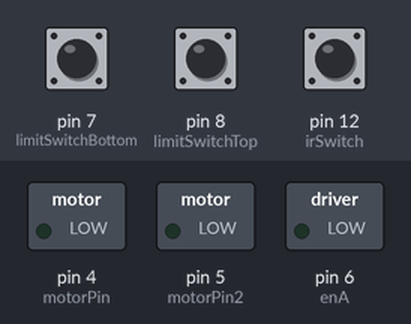
A sketch run on a simulated Arduino Uno, built with avr-gcc and run on an emulated ATmega328P. On the bench: switched loads named in the sketch (green lamp = pin HIGH). Inputs (shaded band) come from the test bench; at power-on: pin 12 (irSwitch) HIGH, pin 8 (limitSwitchTop) LOW, pin 7 (limitSwitchBottom) LOW.

Above: at 1.2 s.
1.3 s: pin 12 (irSwitch) driven LOW
At 2.0 s:
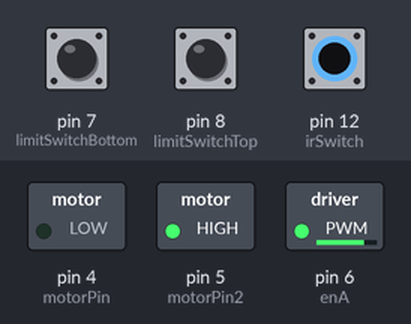
2.9 s: pin 8 (limitSwitchTop) pulled HIGH for 0.15 s
At 3.2 s:
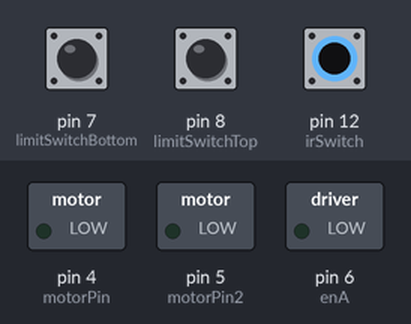
4.5 s: pin 12 (irSwitch) pulsed HIGH 2 times (0.12 s each, 0.3 s apart)
At 5.8 s:
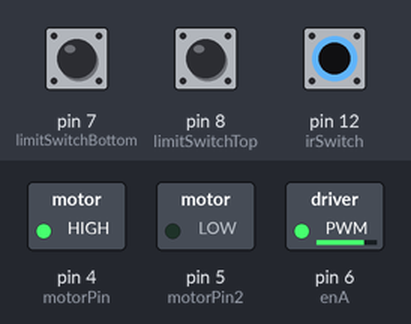
6.6 s: pin 7 (limitSwitchBottom) pulled HIGH for 0.15 s
At 7.2 s:
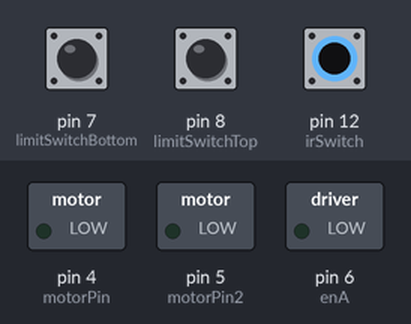
Timing chart, 0 to 9.2 s (numbered marks = the images above; inputs shaded):
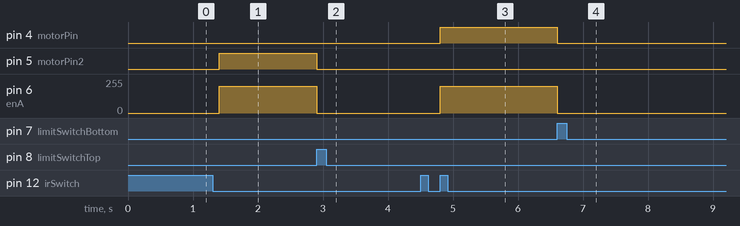

The sketch:

lift_code_2021_v5.0.ino
```cpp
// constants won't change. They're used here to set pin numbers:
const int irSwitch = 12;     // the number of the pushbutton pin
const int limitSwitchTop = 8;     // the number of the pushbutton pin
const int limitSwitchBottom = 7;     // the number of the pushbutton pin
const int motorPin =  4;      // the number of the LED pin
const int motorPin2 =  5;      // the number of the LED pin
int enA = 6;

// variables will change:
boolean buttonState = 0;        // variable for reading the pushbutton status
boolean buttonState2 = 0;       // variable for reading the pushbutton status
boolean buttonState3 = 0;       // variable for reading the pushbutton status
bool initial_state_of_lift = 0 ; //this is the very initail state of
                                // lift. flase for inital state is down
                                // true if initail state is up.
/**
    setup inputs for switches and outs for motor pins
    serial begin to read the switches to test for errors
*/
void setup() {
  // initialize the pin as an inputs:
  pinMode(motorPin, OUTPUT);
  pinMode(motorPin2, OUTPUT);
  pinMode(enA, OUTPUT);
  pinMode(irSwitch, INPUT);
  pinMode(limitSwitchTop, INPUT);
  pinMode(limitSwitchBottom, INPUT);
  Serial.begin(9600);
}

void loop() {
  // read the state of the pushbutton value:
/*  buttonState = digitalRead(irSwitch);
  buttonState2 = digitalRead(limitSwitchTop);
  buttonState3 = digitalRead(limitSwitchBottom);

  while (buttonState == LOW)
    {Serial.println("Triggered lift up");
  liftUp();
  delay(100);}
  if (buttonState2 == HIGH)
  {
    liftStop();
    Serial.println("lift stop");
  }
  while (buttonState == HIGH)
    {delay(100);
  liftDown();
  delay(100);}
  Serial.println("lift down");
  if (buttonState3 == HIGH)
  {
    liftStop();
    Serial.println("lift stop");

  }
  */

  if  (!initial_state_of_lift)  // if the lift is down then these
       {                         // action has to be taken
        ir_read_false();
        ir_read_true();

        while  (!digitalRead (limitSwitchTop)){
          delay (100);
          liftUp();
        }
        liftStop();
        initial_state_of_lift = true; // the lift is now reached
                                      // on top. so now we have to quit from this case
       }
  else{
        ir_read_false();
        ir_read_true();

        while  (!digitalRead (limitSwitchBottom)){
          delay (100);
          liftDown();
        }
        liftStop();
        initial_state_of_lift = false; // the lift is now reached

       }
}


  void liftUp() {
    // turn motor foward:
    digitalWrite(motorPin, LOW);
    digitalWrite(motorPin2, HIGH);
    analogWrite(enA, 200);
  }

  void liftDown() {
    // turn motor in other direction:
    digitalWrite(motorPin, HIGH);
    digitalWrite(motorPin2, LOW);
    analogWrite(enA, 200);
  }

  void liftStop() {
    // stop motor:
    digitalWrite(motorPin, LOW);
    digitalWrite(motorPin2, LOW);
    analogWrite(enA, 0);
  }

void ir_read_true (){
    while (true){           // this is safity loop of ir switch
          int temp_counter = 0;
          if (!digitalRead (irSwitch)){
            temp_counter++;
            //delay (100);
            if (temp_counter >= 5);{  // change the value if you want to check ir value for more the 0.5 sec
              break;
            }
          }
          else
            temp_counter = 0;
          delay (100);
        }
  }

 void ir_read_false (){
     while (true){           // this is safity loop of ir switch
          int temp_counter = 0;
          if (digitalRead (irSwitch)){
            temp_counter++;
            //delay (100);
            if (temp_counter >= 5);{  // change the value if you want to check ir value for more the 0.5 sec
              break;
            }
          }
          else
            temp_counter = 0;
          delay (100);
        }
  }
```

Measured:
- after the input at 1.3 s, pin 5 (motorPin2): LOW → HIGH after 0.10 s; pin 6 (enA): 0/255 → 200/255 after 0.10 s
- after the input at 2.9 s, pin 5 (motorPin2): HIGH → LOW at once; pin 6 (enA): 200/255 → 0/255 at once
- after the input at 4.5 s, pin 4 (motorPin): LOW → HIGH after 0.30 s; pin 6 (enA): 0/255 → 200/255 after 0.30 s
- after the input at 6.6 s, pin 4 (motorPin): HIGH → LOW at once; pin 6 (enA): 200/255 → 0/255 at once
